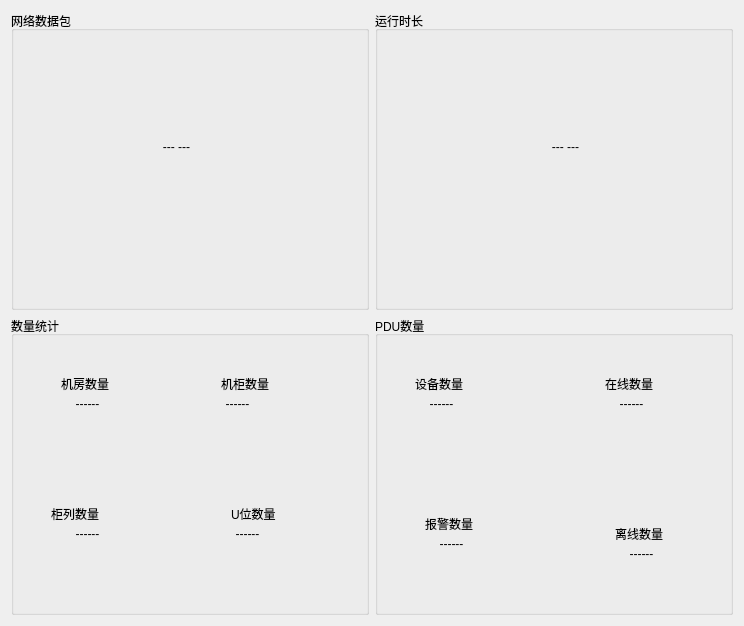
<?xml version="1.0" encoding="UTF-8"?>
<ui version="4.0">
 <class>Gui_MainWid</class>
 <widget class="QWidget" name="Gui_MainWid">
  <property name="geometry">
   <rect>
    <x>0</x>
    <y>0</y>
    <width>744</width>
    <height>626</height>
   </rect>
  </property>
  <property name="windowTitle">
   <string>Form</string>
  </property>
  <layout class="QGridLayout" name="gridLayout">
   <item row="0" column="0">
    <widget class="QGroupBox" name="groupBox">
     <property name="title">
      <string>网络数据包</string>
     </property>
     <widget class="QLabel" name="netLab">
      <property name="geometry">
       <rect>
        <x>40</x>
        <y>110</y>
        <width>251</width>
        <height>51</height>
       </rect>
      </property>
      <property name="text">
       <string>--- ---</string>
      </property>
      <property name="alignment">
       <set>Qt::AlignCenter</set>
      </property>
     </widget>
    </widget>
   </item>
   <item row="0" column="1">
    <widget class="QGroupBox" name="groupBox_2">
     <property name="title">
      <string>运行时长</string>
     </property>
     <widget class="QLabel" name="timeLab">
      <property name="geometry">
       <rect>
        <x>50</x>
        <y>110</y>
        <width>281</width>
        <height>51</height>
       </rect>
      </property>
      <property name="text">
       <string>--- ---</string>
      </property>
      <property name="alignment">
       <set>Qt::AlignCenter</set>
      </property>
     </widget>
    </widget>
   </item>
   <item row="1" column="0">
    <widget class="QGroupBox" name="groupBox_3">
     <property name="title">
      <string>数量统计</string>
     </property>
     <widget class="QLabel" name="label_3">
      <property name="geometry">
       <rect>
        <x>50</x>
        <y>60</y>
        <width>53</width>
        <height>15</height>
       </rect>
      </property>
      <property name="text">
       <string>机房数量</string>
      </property>
     </widget>
     <widget class="QLabel" name="label_4">
      <property name="geometry">
       <rect>
        <x>210</x>
        <y>60</y>
        <width>53</width>
        <height>15</height>
       </rect>
      </property>
      <property name="text">
       <string>机柜数量</string>
      </property>
     </widget>
     <widget class="QLabel" name="label_5">
      <property name="geometry">
       <rect>
        <x>40</x>
        <y>190</y>
        <width>53</width>
        <height>15</height>
       </rect>
      </property>
      <property name="text">
       <string>柜列数量</string>
      </property>
     </widget>
     <widget class="QLabel" name="label_6">
      <property name="geometry">
       <rect>
        <x>220</x>
        <y>190</y>
        <width>53</width>
        <height>15</height>
       </rect>
      </property>
      <property name="text">
       <string>U位数量</string>
      </property>
     </widget>
     <widget class="QLabel" name="roomLab">
      <property name="geometry">
       <rect>
        <x>50</x>
        <y>80</y>
        <width>53</width>
        <height>15</height>
       </rect>
      </property>
      <property name="text">
       <string>------</string>
      </property>
      <property name="alignment">
       <set>Qt::AlignCenter</set>
      </property>
     </widget>
     <widget class="QLabel" name="cabLab">
      <property name="geometry">
       <rect>
        <x>200</x>
        <y>80</y>
        <width>53</width>
        <height>15</height>
       </rect>
      </property>
      <property name="text">
       <string>------</string>
      </property>
      <property name="alignment">
       <set>Qt::AlignCenter</set>
      </property>
     </widget>
     <widget class="QLabel" name="aisleLab">
      <property name="geometry">
       <rect>
        <x>50</x>
        <y>210</y>
        <width>53</width>
        <height>15</height>
       </rect>
      </property>
      <property name="text">
       <string>------</string>
      </property>
      <property name="alignment">
       <set>Qt::AlignCenter</set>
      </property>
     </widget>
     <widget class="QLabel" name="rackLab">
      <property name="geometry">
       <rect>
        <x>210</x>
        <y>210</y>
        <width>53</width>
        <height>15</height>
       </rect>
      </property>
      <property name="text">
       <string>------</string>
      </property>
      <property name="alignment">
       <set>Qt::AlignCenter</set>
      </property>
     </widget>
    </widget>
   </item>
   <item row="1" column="1">
    <widget class="QGroupBox" name="groupBox_4">
     <property name="title">
      <string>PDU数量</string>
     </property>
     <widget class="QLabel" name="label_7">
      <property name="geometry">
       <rect>
        <x>40</x>
        <y>60</y>
        <width>53</width>
        <height>15</height>
       </rect>
      </property>
      <property name="text">
       <string>设备数量</string>
      </property>
     </widget>
     <widget class="QLabel" name="label_8">
      <property name="geometry">
       <rect>
        <x>230</x>
        <y>60</y>
        <width>53</width>
        <height>15</height>
       </rect>
      </property>
      <property name="text">
       <string>在线数量</string>
      </property>
     </widget>
     <widget class="QLabel" name="label_9">
      <property name="geometry">
       <rect>
        <x>50</x>
        <y>200</y>
        <width>53</width>
        <height>15</height>
       </rect>
      </property>
      <property name="text">
       <string>报警数量</string>
      </property>
     </widget>
     <widget class="QLabel" name="label_10">
      <property name="geometry">
       <rect>
        <x>240</x>
        <y>210</y>
        <width>53</width>
        <height>15</height>
       </rect>
      </property>
      <property name="text">
       <string>离线数量</string>
      </property>
     </widget>
     <widget class="QLabel" name="numLab">
      <property name="geometry">
       <rect>
        <x>40</x>
        <y>80</y>
        <width>53</width>
        <height>15</height>
       </rect>
      </property>
      <property name="text">
       <string>------</string>
      </property>
      <property name="alignment">
       <set>Qt::AlignCenter</set>
      </property>
     </widget>
     <widget class="QLabel" name="onlineLab">
      <property name="geometry">
       <rect>
        <x>230</x>
        <y>80</y>
        <width>53</width>
        <height>15</height>
       </rect>
      </property>
      <property name="text">
       <string>------</string>
      </property>
      <property name="alignment">
       <set>Qt::AlignCenter</set>
      </property>
     </widget>
     <widget class="QLabel" name="alarmLab">
      <property name="geometry">
       <rect>
        <x>50</x>
        <y>220</y>
        <width>53</width>
        <height>15</height>
       </rect>
      </property>
      <property name="text">
       <string>------</string>
      </property>
      <property name="alignment">
       <set>Qt::AlignCenter</set>
      </property>
     </widget>
     <widget class="QLabel" name="offlineLab">
      <property name="geometry">
       <rect>
        <x>240</x>
        <y>230</y>
        <width>53</width>
        <height>15</height>
       </rect>
      </property>
      <property name="text">
       <string>------</string>
      </property>
      <property name="alignment">
       <set>Qt::AlignCenter</set>
      </property>
     </widget>
    </widget>
   </item>
  </layout>
 </widget>
 <resources/>
 <connections/>
</ui>
